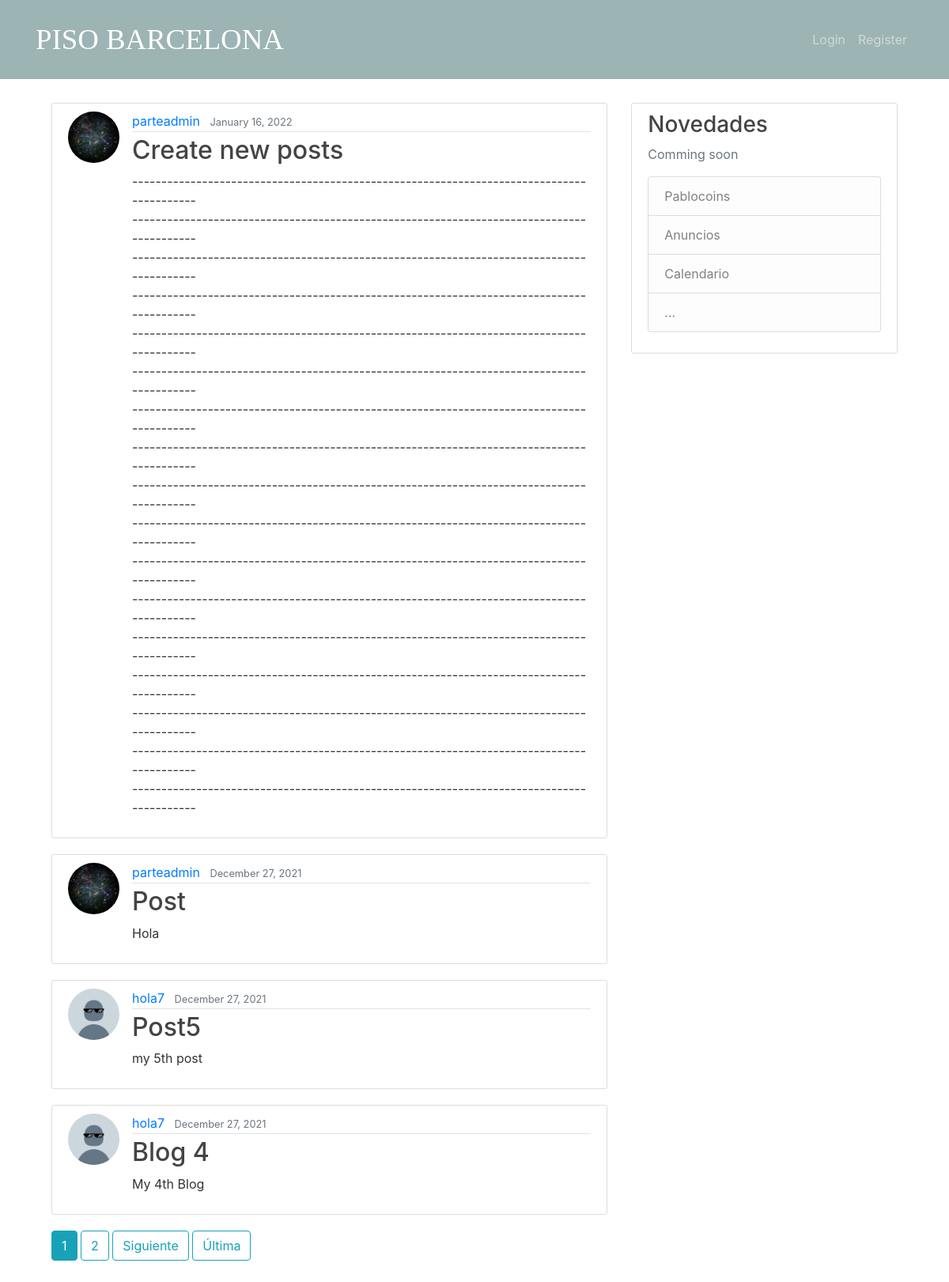
The page /blog/ on the database as committed earlier.
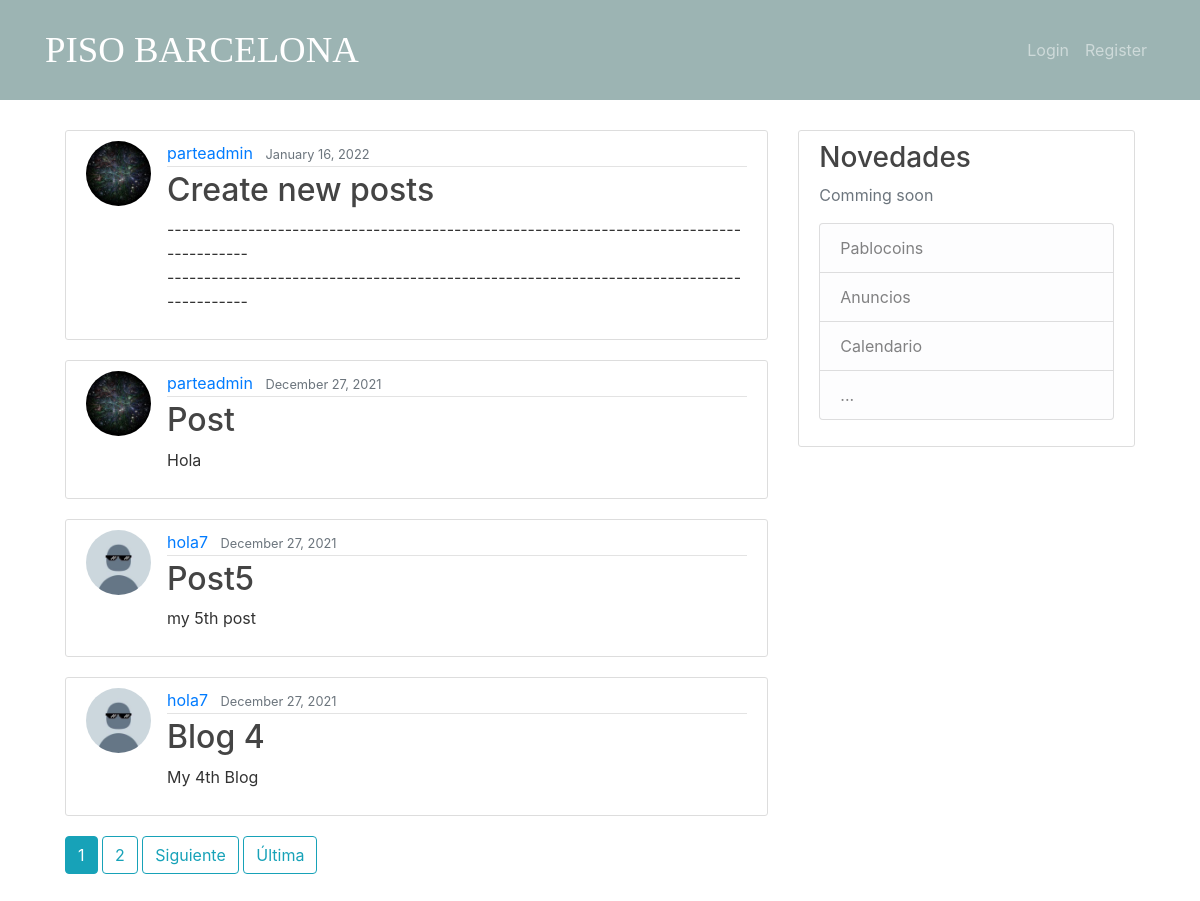
The same page on the database as committed later.
### blog/models.py (models this page shows, shortened)
class Post(models.Model):
    title = models.CharField(max_length=100)
    content = models.TextField()
    date_posted = models.DateTimeField(default=timezone.now)
    author = models.ForeignKey(User, on_delete=models.CASCADE)

### users/models.py (models this page shows, shortened)
class Profile(models.Model):
    user = models.OneToOneField(User, on_delete=models.CASCADE)
    image = models.ImageField(default='default.jpg', upload_to='profile_pics')

### blog/views.py (the view)
# urls.py: path('blog/', PostListView.as_view(), name='blog-home'),
class PostListView(ListView):
    model = Post
    template_name = 'blog/home.html'  # <app>/<model>_<viewtype>.html
    context_object_name = 'posts'
    ordering = ['-date_posted']
    paginate_by = 4 #Number of post per page

### blog/templates/blog/home.html (shortened to what this page needs)
{% extends "blog/base.html" %}
{% block content %}
    {% for post in posts %}
        <article class="media content-section">
          <img class="rounded-circle article-img" src="{{ post.author.profile.image.url }}">
          <div class="media-body">
            <div class="article-metadata">
              <a class="mr-2" href="{% url 'user-posts' post.author.username %}">{{ post.author }}</a>
              <small class="text-muted">{{ post.date_posted|date:"F d, Y" }}</small>
            </div>
            <h2><a class="article-title" href="{% url 'post-detail' post.id %}">{{ post.title }}</a></h2>
            <p class="article-content">{{ post.content }}</p>
          </div>
        </article>
    {% endfor %}
    {% if is_paginated %}
          {% for num in page_obj.paginator.page_range %}
            {% if page_obj.number == num %}
              <a class="btn btn-info mb-4" href="?page={{ num }}">{{ num }}</a>
            {% elif num > page_obj.number|add:'-3' and num < page_obj.number|add:'3' %}
              <a class="btn btn-outline-info mb-4" href="?page={{ num }}">{{ num }}</a>
            {% endif %}
          {% endfor %}
          {% if page_obj.has_next %}
            <a class="btn btn-outline-info mb-4" href="?page={{ page_obj.next_page_number }}">Siguiente</a>
            <a class="btn btn-outline-info mb-4" href="?page={{ page_obj.paginator.num_pages }}">Última</a>
          {% endif %}
    {% endif %}
{% endblock content %}

Rows that differ between the two databases and show on the page:
changed Post "Create new posts": content "----------------------------------------------------------------------------------------- ----------------------------------------------------------------------------------------- ----------------------------------------------------------------------------------------- ----------------------------------------------------------------------------------------- ----------------------------------------------------------------------------------------- ----------------------------------------------------------------------------------------- -----------------------------------------------------------------------------------------…" → "----------------------------------------------------------------------------------------- -----------------------------------------------------------------------------------------"
